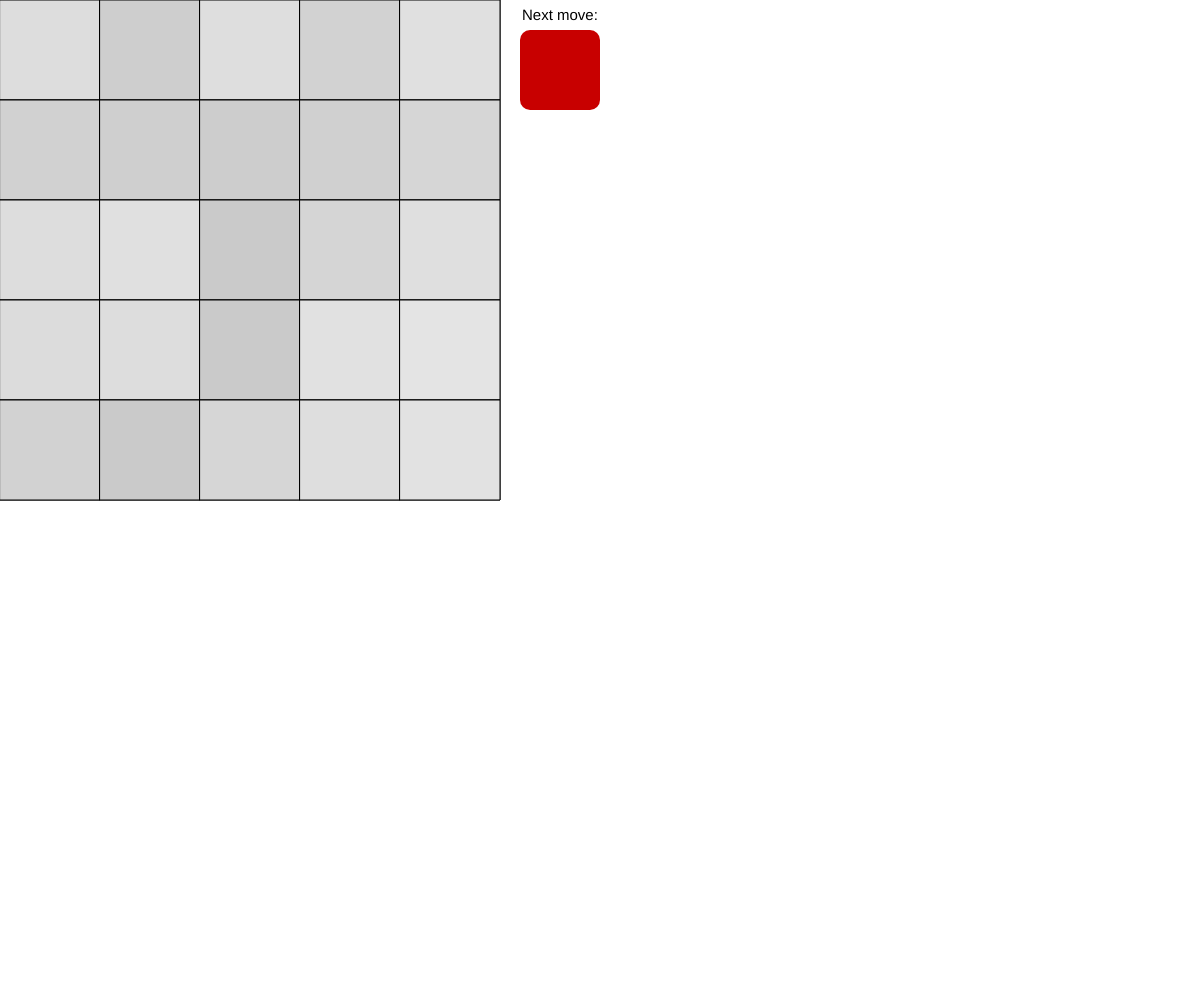
Frame 1 (no input)
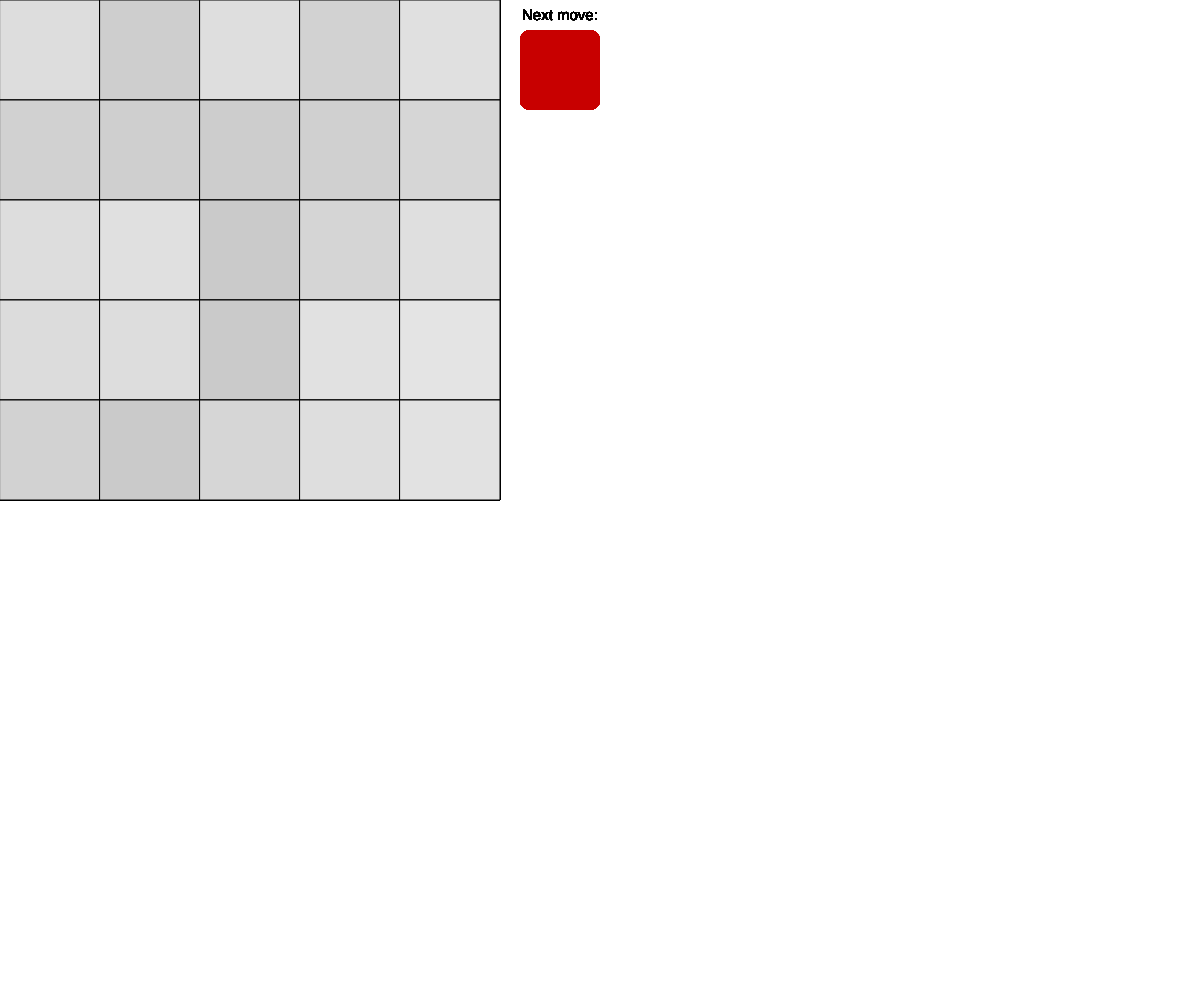
Frame 60 (no input)
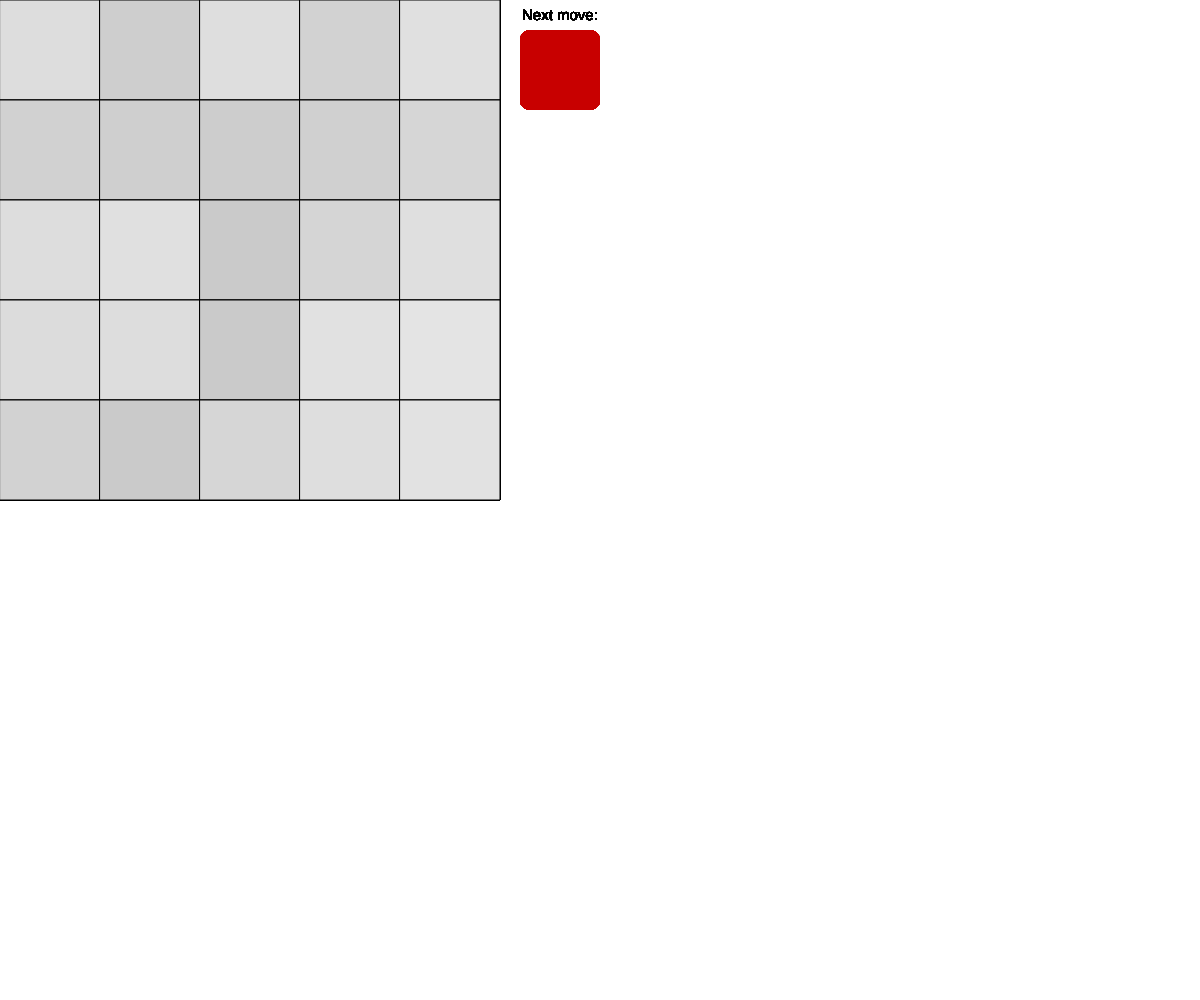
Frame 120 (the mouse pressed at the canvas centre since frame 60)

The p5.js sketch that drew these frames (run headless with seeded random() and noise() and a simulated clock; from frame 60 on, the mouse is pressed at the canvas centre):

// p5.js sketch
// ── sketch.js
let grid = [];
let cellSize = 100;

// Game situation variables
// 0: new go
// 1: about to move
// 2: move and about to build
// 3: build
let stage = -3;
let turn = 1;
let won = false;

function setup() {
  createCanvas(windowWidth, windowHeight);
  for (let i = 0; i < 5; i++) {
    grid[i] = [];
    for (let j = 0; j < 5; j++) {
      grid[i][j] = new Cell(j * cellSize, i * cellSize);
    }
  }

  // // This makes two random starting squares
  // for (let i = 0; i < 4; i++) {
  //   let picked = false;
  //   while (!picked) {
  //     let x = Math.floor(Math.random() * 5);
  //     let y = Math.floor(Math.random() * 5);
  //     if (!grid[x][y].occ[0]) {
  //       grid[x][y].occ[0] = true;
  //       picked = true;
  //       if (i === 0 || i === 1) {
  //         grid[x][y].occ[1] = 1;
  //       } else {
  //         grid[x][y].occ[1] = 2;
  //       }
  //     }
  //   }
  // }
}

function draw() {
  for (let i = 0; i < 5; i++) {
    for (let j = 0; j < 5; j++) {
      grid[i][j].drawCell();
    }
  }
  // Which players turn
  let indent = cellSize * 5.2;
  noStroke();
  fill(0);
  textSize(15);
  text("Next move:", indent + 2, 20);
  if (turn === 1) {
    fill(200, 0, 0);
  } else if (turn === 2) {
    fill(0, 0, 200);
  }
  if (won) {
    fill(255);
    stroke(255);
  }
  rect(indent, 30, cellSize * 0.8, cellSize * 0.8, 10);
  stroke(0);
}

function mouseClicked() {
  for (let i = 0; i < 5; i++) {
    for (let j = 0; j < 5; j++) {
      grid[i][j].selectable(i, j);
    }
  }
}

function changeTurn() {
  if (turn === 1) {
    turn = 2;
  } else {
    turn = 1;
  }
}

// ── cellClass.js
class Cell {
  constructor(x, y) {
    this.occ = [false, 0];
    this.toMove = false;
    this.selected = false;
    // this.stack = Math.floor(random(0, 5));
    this.stack = 0;
    this.used = false;
    this.x = x;
    this.y = y;
    this.x2 = x + cellSize;
    this.y2 = y + cellSize;
    this.highlighting = 40;
    this.colour = color(random(200, 230));
    this.highlight = this.colour.levels.map(x => x + this.highlighting);
  }

  over() {
    return (
      mouseX < this.x2 && mouseX > this.x && mouseY < this.y2 && mouseY > this.y
    );
  }

  drawCell() {
    if (this.toMove) {
      fill(0, 255, 0, 5);
    } else if (this.selected || this.over()) {
      fill(this.highlight);
    } else {
      fill(this.colour);
    }
    rect(this.x, this.y, cellSize, cellSize);
    this.drawTowers();
  }

  updateHighlight() {
    this.highlight = this.colour.levels.map(x => x + this.highlighting);
  }

  canMoveTo(i, j) {
    let difference = this.stack - grid[i][j].stack;
    return (
      difference >= -1 && grid[i][j].occ[0] === false && grid[i][j].stack != 4
    );
  }

  searchMoveTo(i, j) {
    stage++;
    grid[i][j].toMove = true;
    let xSearch = [0, 1, 0, 0, -1, -1, 0, 0];
    let ySearch = [-1, 0, 1, 1, 0, 0, -1, -1];
    grid[i][j].selected = true;
    grid[i][j].used = true;
    for (let k = 0; k < 8; k++) {
      i += xSearch[k];
      j += ySearch[k];
      if (i >= 0 && i <= 4 && j >= 0 && j <= 4) {
        if (this.canMoveTo(i, j)) {
          grid[i][j].selected = true;
          grid[i][j].used = true;
        }
      }
    }
    for (let x = 0; x < 5; x++) {
      for (let y = 0; y < 5; y++) {
        if (grid[x][y].used === false) {
          grid[x][y].selected = false; // Makes any previously selected cells unselected
        }
      }
    }
  }

  searchBuildOn(i, j) {
    stage++;
    let xSearch = [0, 1, 0, 0, -1, -1, 0, 0];
    let ySearch = [-1, 0, 1, 1, 0, 0, -1, -1];
    grid[i][j].selected = true;
    grid[i][j].used = true;
    for (let k = 0; k < 8; k++) {
      i += xSearch[k];
      j += ySearch[k];
      if (i >= 0 && i <= 4 && j >= 0 && j <= 4) {
        if (this.canBuildOn(i, j)) {
          grid[i][j].selected = true;
          grid[i][j].used = true;
        }
      }
    }
  }

  canBuildOn(i, j) {
    return grid[i][j].stack < 4 && !grid[i][j].occ[0];
  }

  selectable(i, j) {
    if (this.over()) {
      if (stage < 1 && !this.occ[0]) {
        this.choose();
        changeTurn();
        stage++;
      } else if (stage === 1) {
        if (this.occ[0] && this.occ[1] === turn) {
          this.searchMoveTo(i, j);
        }
      } else if (stage === 2) {
        this.move(i, j);
      } else if (stage === 3) {
        this.build();
      }
      // else {
      //   this.selected = !this.selected;
      //   this.used = true;
      //   for (let x = 0; x < 5; x++) {
      //     for (let y = 0; y < 5; y++) {
      //       if (grid[x][y].used === false) {
      //         grid[x][y].selected = false;
      //       }
      //     }
      //   }
      //   this.used = false;
      // }
    }
  }

  drawTowers() {
    for (let i = 0; i <= this.stack; i++) {
      if (i < 4) {
        if (i === this.stack && this.occ[0] === true) {
          let c = 200;
          let d = 0;
          if (this.occ[1] === 1) {
            fill(c, d, d);
          } else if (this.occ[1] === 2) {
            fill(d, d, c);
          }
        } else if (i != 0) {
          fill(0, 0, 0, 20);
        }
        let shift = i * (cellSize / 8.3);
        if (i === 0) {
          if (this.occ[0] && this.stack === 0) {
            let extra = 4;
            rect(
              this.x + shift + extra,
              this.y + shift + extra,
              cellSize - 2 * shift - extra * 2,
              cellSize - 2 * shift - extra * 2,
              10
            );
          } else {
            rect(
              this.x + shift,
              this.y + shift,
              cellSize - 2 * shift,
              cellSize - 2 * shift
            );
          }
        } else {
          if (i === 3 && this.stack === 4) {
            fill(0);
          }
          rect(
            this.x + shift,
            this.y + shift,
            cellSize - 2 * shift,
            cellSize - 2 * shift,
            10 //Tower curves
          );
        }
      }
    }
  }

  move(i, j) {
    if (grid[i][j].used && !grid[i][j].occ[0]) {
      grid[i][j].occ[0] = true;
      grid[i][j].selected = true;
      // Make previous square not occupied
      for (let x = 0; x < 5; x++) {
        for (let y = 0; y < 5; y++) {
          if (!grid[x][y].occ[0] || grid[x][y].toMove) {
            if (grid[x][y].toMove) {
              grid[i][j].occ[1] = grid[x][y].occ[1];
              grid[x][y].occ[1] = 0;
            }
            grid[x][y].occ[0] = false;
            grid[x][y].selected = false;
            grid[x][y].toMove = false;
            grid[x][y].used = false;
          }
        }
      }
      if (grid[i][j].stack === 3) {
        fill(50);
        textSize(24);
        let player;
        if (grid[i][j].occ[1] === 1) {
          player = "Red";
        } else {
          player = "Blue";
        }
        text("The " + player + " player wins!", 8, cellSize * 5.25);
        won = true;
      } else {
        this.searchBuildOn(i, j);
      }
    } else {
      stage--;
      for (let x = 0; x < 5; x++) {
        for (let y = 0; y < 5; y++) {
          grid[x][y].selected = false;
          grid[x][y].toMove = false;
          grid[x][y].used = false;
        }
      }
    }
  }

  build() {
    if (this.used && !this.occ[0]) {
      stage = 1;
      this.stack++;
      for (let x = 0; x < 5; x++) {
        for (let y = 0; y < 5; y++) {
          grid[x][y].selected = false;
          grid[x][y].used = false;
        }
      }
      changeTurn();
    }
  }

  choose() {
    this.occ[0] = true;
    if (stage === -3 || stage === -1) {
      this.occ[1] = 1;
    } else {
      this.occ[1] = 2;
    }
  }
}
